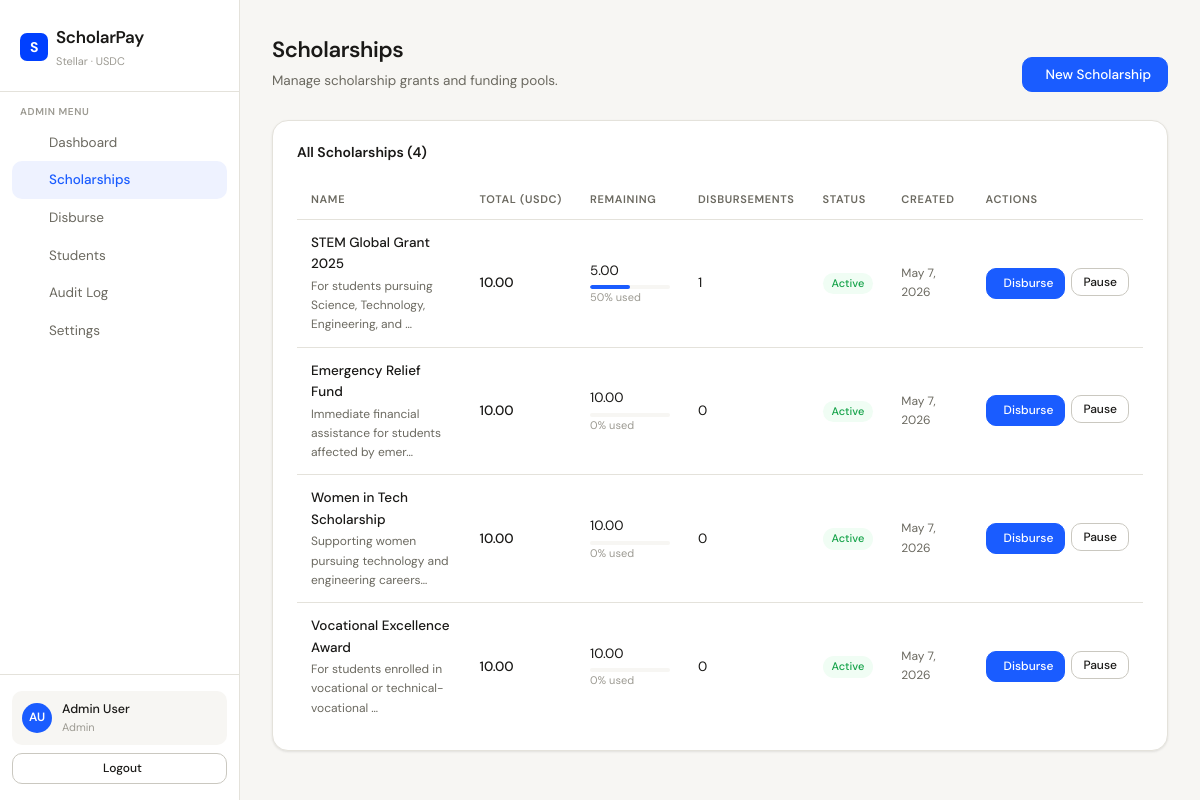
/scholarpay/admin/scholarships.php (signed in), run on the app's committed database.
### tables this page shows
CREATE TABLE `scholarships` (
  `id` int(11) NOT NULL,
  `name` varchar(200) NOT NULL,
  `description` text DEFAULT NULL,
  `total_amount` decimal(15,7) NOT NULL COMMENT 'Amount in USDC (7 decimals)',
  `remaining_amount` decimal(15,7) NOT NULL,
  `token_address` varchar(60) DEFAULT NULL COMMENT 'USDC contract address on Stellar',
  `status` enum('active','inactive','depleted') NOT NULL DEFAULT 'active',
  `created_by` int(11) NOT NULL,
  `created_at` timestamp NOT NULL DEFAULT current_timestamp(),
  `updated_at` timestamp NOT NULL DEFAULT current_timestamp() ON UPDATE current_timestamp()
);

### scholarpay/admin/scholarships.php (the view, shortened to what this page needs)
<?php
require_once ROOT . '/includes/layout.php';
$db = getDB();
$scholarships = $db->query("
    SELECT s.*, u.name AS creator_name,
           (SELECT COUNT(*) FROM disbursements WHERE scholarship_id = s.id AND status='confirmed') AS disbursement_count,
           (SELECT COALESCE(SUM(amount),0) FROM disbursements WHERE scholarship_id = s.id AND status='confirmed') AS total_disbursed
    FROM scholarships s
    JOIN users u ON s.created_by = u.id
    ORDER BY s.created_at DESC
")->fetchAll();
?>
<div class="page-header" style="display:flex;justify-content:space-between;align-items:flex-end">
  <div>
    <h1 class="page-title">Scholarships</h1>
    <p class="page-subtitle">Manage scholarship grants and funding pools.</p>
  </div>
  <button class="btn btn-primary" onclick="toggleCreateForm()">
    <i class="ti ti-plus"></i> New Scholarship
  </button>
</div>
<div class="card">
  <div class="card-header">
    <span class="card-title">All Scholarships (<?= count($scholarships) ?>)</span>
  </div>
  <?php if (empty($scholarships)): ?>
    <div class="empty-state">
      <div class="empty-icon"><i class="ti ti-award"></i></div>
      <p>No scholarships yet. Create your first one above.</p>
    </div>
  <?php else: ?>
  <div class="table-wrap">
    <table>
      <thead>
        <tr>
          <th>Name</th>
          <th>Total (USDC)</th>
          <th>Remaining</th>
          <th>Disbursements</th>
          <th>Status</th>
          <th>Created</th>
          <th>Actions</th>
        </tr>
      </thead>
      <tbody>
        <?php foreach ($scholarships as $sch): ?>
        <?php
          $pct = $sch['total_amount'] > 0
              ? round((($sch['total_amount'] - $sch['remaining_amount']) / $sch['total_amount']) * 100)
              : 0;
          $statusClass = ['active'=>'badge-success','inactive'=>'badge-neutral','depleted'=>'badge-danger'][$sch['status']] ?? 'badge-neutral';
        ?>
        <tr>
          <td>
            <div style="font-weight:500"><?= htmlspecialchars($sch['name']) ?></div>
            <?php if ($sch['description']): ?>
            <div style="font-size:12px;color:var(--text-muted);margin-top:2px"><?= htmlspecialchars(substr($sch['description'],0,60)) ?>…</div>
            <?php endif; ?>
          </td>
          <td style="font-weight:500"><?= number_format($sch['total_amount']/10000000,2) ?></td>
          <td>
            <div><?= number_format($sch['remaining_amount']/10000000,2) ?></div>
            <div style="margin-top:4px;background:var(--bg);border-radius:4px;height:4px;width:80px;overflow:hidden">
              <div style="height:4px;background:var(--accent);border-radius:4px;width:<?= $pct ?>%"></div>
            </div>
            <div style="font-size:11px;color:var(--text-hint)"><?= $pct ?>% used</div>
          </td>
          <td><?= $sch['disbursement_count'] ?></td>
          <td><span class="badge <?= $statusClass ?>"><?= ucfirst($sch['status']) ?></span></td>
          <td style="font-size:12px;color:var(--text-muted)"><?= date('M j, Y', strtotime($sch['created_at'])) ?></td>
          <td>
            <div style="display:flex;gap:6px">
              <a href="/scholarpay/admin/disburse.php?scholarship_id=<?= $sch['id'] ?>" class="btn btn-sm btn-primary">
                <i class="ti ti-send"></i> Disburse
              </a>
              <?php if ($sch['status'] === 'active'): ?>
              <form method="POST" style="display:inline">
                <button class="btn btn-sm btn-outline" type="submit">Pause</button>
              </form>
              <?php endif; ?>
            </div>
          </td>
        </tr>
        <?php endforeach; ?>
      </tbody>
    </table>
  </div>
  <?php endif; ?>
</div>

### scholarpay/assets/css/app.css (style rules this page uses)
:root { --bg: #f7f6f3; --surface: #ffffff; --border: #e4e2db; --border-mid: #cac8c0; --text: #1a1917; --text-muted: #6b6960; --text-hint: #9c9a92; --accent: #1a5cff; --accent-bg: #eef2ff; --accent-dim: #dae2ff; --success: #16a34a; --success-bg: #f0fdf4; --danger: #dc2626; --danger-bg: #fef2f2; --warning: #d97706; --warning-bg: #fffbeb; --stellar: #0040ff; --usdc: #2775ca; --radius: 10px; --radius-lg: 16px; --shadow: 0 1px 3px rgba(0,0,0,0.06), 0 1px 2px rgba(0,0,0,0.04); --shadow-md: 0 4px 16px rgba(0,0,0,0.08); --font: 'DM Sans', sans-serif; --mono: 'DM Mono', monospace; }
* { box-sizing: border-box; margin: 0; padding: 0; }
html { font-size: 15px; }
body { font-family: var(--font); background: var(--bg); color: var(--text); line-height: 1.6; min-height: 100vh; }
.page-header { margin-bottom: 28px; }
.page-title { font-size: 22px; font-weight: 600; letter-spacing: -0.4px; color: var(--text); }
.page-subtitle { font-size: 13.5px; color: var(--text-muted); margin-top: 3px; }
.card { background: var(--surface); border: 1px solid var(--border); border-radius: var(--radius-lg); padding: 20px 24px; box-shadow: var(--shadow); }
.card-header { display: flex; align-items: center; justify-content: space-between; margin-bottom: 18px; }
.card-title { font-size: 14px; font-weight: 600; color: var(--text); }
.table-wrap { overflow-x: auto; }
table { width: 100%; border-collapse: collapse; font-size: 13.5px; }
thead th { text-align: left; padding: 10px 14px; font-size: 11px; font-weight: 600; text-transform: uppercase; letter-spacing: 0.06em; color: var(--text-muted); border-bottom: 1px solid var(--border); white-space: nowrap; }
tbody td { padding: 12px 14px; border-bottom: 1px solid var(--border); vertical-align: middle; }
tbody tr:last-child td { border-bottom: none; }
.badge { display: inline-flex; align-items: center; gap: 4px; padding: 3px 9px; border-radius: 20px; font-size: 11px; font-weight: 500; line-height: 1.4; }
.badge-success { background: var(--success-bg); color: var(--success); }
.btn { display: inline-flex; align-items: center; justify-content: center; gap: 6px; padding: 8px 16px; border-radius: var(--radius); font-size: 13.5px; font-weight: 500; font-family: var(--font); cursor: pointer; border: 1px solid transparent; transition: all 0.12s; text-decoration: none; white-space: nowrap; }
.btn-primary { background: var(--accent); color: white; border-color: var(--accent); }
.btn-outline { background: white; color: var(--text); border-color: var(--border-mid); }
.btn-sm { padding: 5px 11px; font-size: 12px; }

### data on the page
scholarships: name "STEM Global Grant 2025", description "For students pursuing Science, Technology, Engineering, and", $sch['total_amount']/10000000 "10.00", $sch['remaining_amount']/10000000 "5.00", pct "50", disbursement_count "1", status "Active", created_at "May 7, 2026"
scholarships: name "Emergency Relief Fund", description "Immediate financial assistance for students affected by emer", $sch['total_amount']/10000000 "10.00", $sch['remaining_amount']/10000000 "10.00", pct "0", disbursement_count "0", status "Active", created_at "May 7, 2026"
scholarships: name "Women in Tech Scholarship", description "Supporting women pursuing technology and engineering careers", $sch['total_amount']/10000000 "10.00", $sch['remaining_amount']/10000000 "10.00", pct "0", disbursement_count "0", status "Active", created_at "May 7, 2026"
scholarships: name "Vocational Excellence Award", description "For students enrolled in vocational or technical-vocational", $sch['total_amount']/10000000 "10.00", $sch['remaining_amount']/10000000 "10.00", pct "0", disbursement_count "0", status "Active", created_at "May 7, 2026"

### other printed values
$roleLabel "ADMIN"
$label "Dashboard"
$label "Scholarships"
$label "Disburse"
$label "Students"
$label "Audit Log"
$label "Settings"
$initials "AU"
$user['name'] "Admin User"
$user['role'] "Admin"
count($scholarships) "4"
